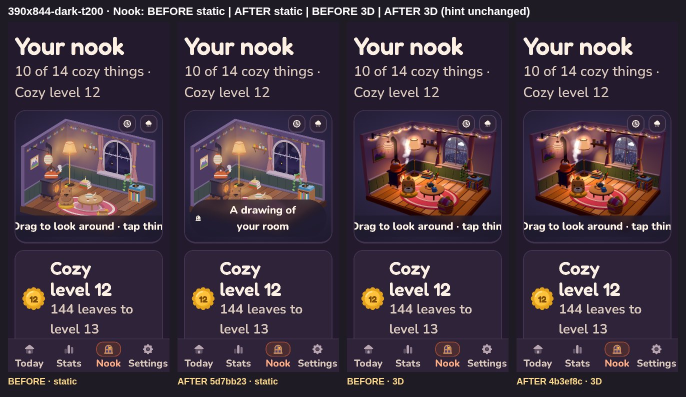
#> input picture kettle/review/product-excellence/contracts/W2/N/sheets/390x844-dark-t200-nook.jpg, 1372 x 794 px, given in place of chai-reading.webp, which was not available (shown at 1/2 size)
$ python fid2.py ../../../../W2/N/sheets
#> lines starting #> are read from the running program, lines starting #| are printed output that depends on the picture; pictures that were not available may be replaced by others from this repository, and a replacement may not be noted
import sys, numpy as np
from PIL import Image
S=sys.argv[1]; M='/home/user/Vibei/kettle/art-src/chai/2d-v2'; CREAM=(254,249,240)
mink={'reading':(49,60,938,1453),'sipping':(52,54,932,1479),'cheering':(16,69,965,1428)}
def box(a,thr=8):
    ys,xs=np.where(a>thr); return xs.min(),ys.min(),xs.max()+1,ys.max()+1
for p in mink:
    n=Image.open(f'{S}/new/chai-{p}.webp').convert('RGBA'); W,H=n.size; a=np.asarray(n)[...,3]
#> after `W, H = n.size`: W = 1372; H = 794
#> after `a = np.asarray(n)[..., 3]`: a: shape (794, 1372); every value is 255
    x0,y0,x1,y1=box(a)
#> x0 = 0; y0 = 0; x1 = 1372; y1 = 794
    m=Image.open(f'{M}/chai-{p}.png').convert('RGB').crop(mink[p]).resize((x1-x0,y1-y0),Image.LANCZOS)  # uniform within 0.5%
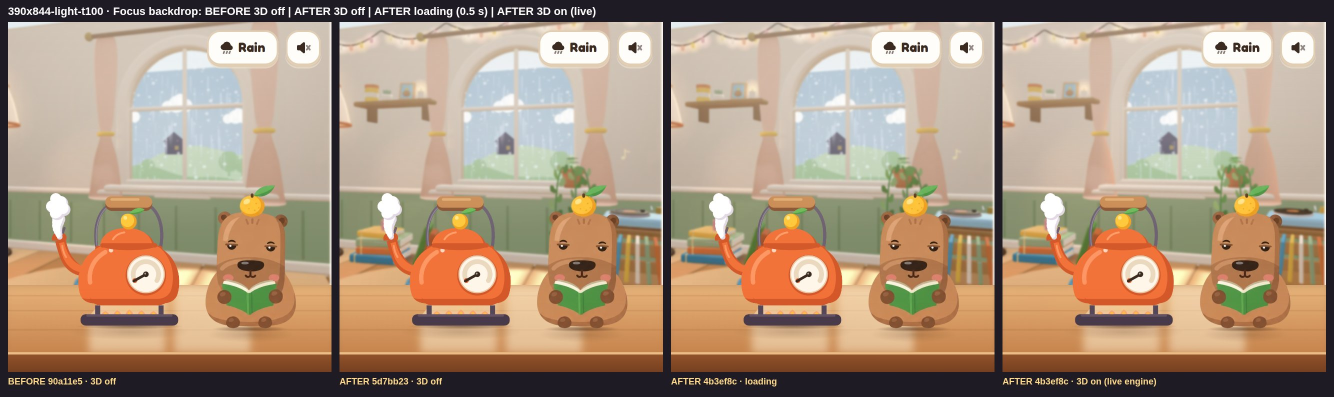
#> input picture kettle/review/product-excellence/contracts/W2/N/sheets/390x844-light-t100-focus-backdrop.jpg, 2668 x 794 px, given in place of chai-reading.png, which was not available (shown at 1/2 size)
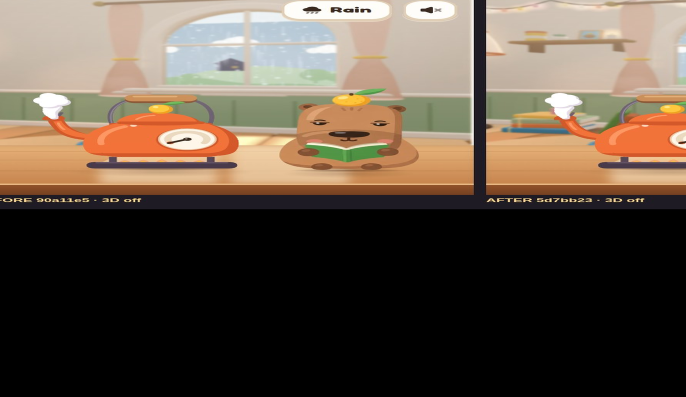
#> m: PIL image 1372x794 RGB (shown at 1/2 size); mean R, G, B 95.5, 81.5, 68.2
    ref=Image.new('RGB',(W,H),CREAM); ref.paste(m,(x0,y0))
#> after `ref = Image.new('RGB', (W, H), CREAM)`:
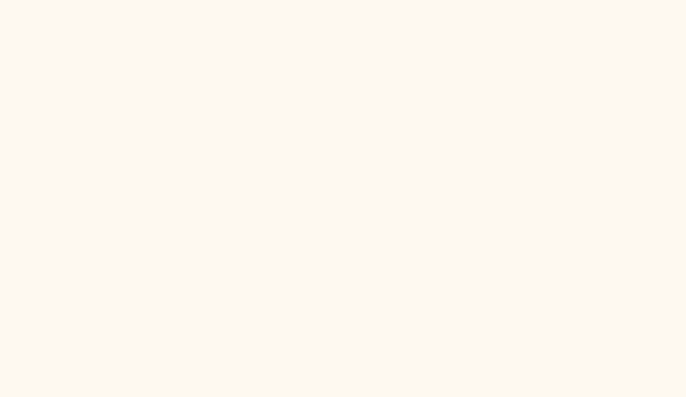
#> ref: PIL image 1372x794 RGB (shown at 1/2 size); mean R, G, B 254, 249, 240
    on=Image.new('RGBA',(W,H),CREAM+(255,)); on.alpha_composite(n); on=on.convert('RGB')
#> further down, on is the input picture: PIL image 1372x794 RGB; mean R, G, B 64.4, 50.4, 63.4
    d=np.abs(np.asarray(on,float)-np.asarray(ref,float)).max(-1); inside=a==255
#> after `d = np.abs(np.asarray(on, float) - np.asarray(ref, float)).max(-1)`:
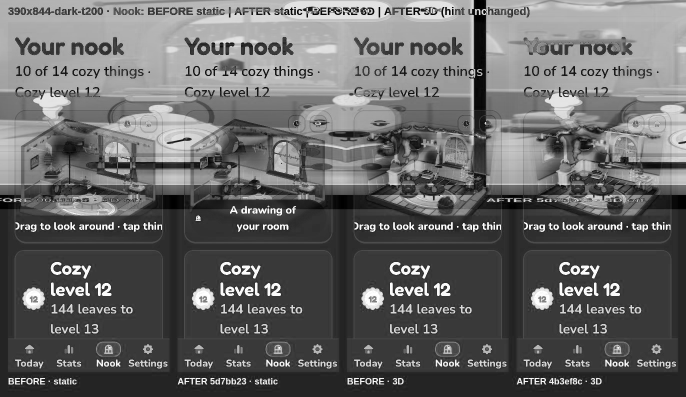
#> d: shape (794, 1372) float64 (shown at 1/2 size); min 0, max 255, mean 102.5
#> after `inside = a == 255`: inside: shape (794, 1372) bool; every value is 1
    print(f'{p}: interior mean {d[inside].mean():.2f}/255, p99.9 {np.percentile(d[inside],99.9):.1f}, px>40 {(d>40).sum()}  file {W}x{H} ink {x0},{y0},{x1},{y1} margins L{x0} R{W-x1} T{y0} B{H-y1}')
#| reading: interior mean 102.49/255, p99.9 255.0, px>40 948589  file 1372x794 ink 0,0,1372,794 margins L0 R0 T0 B0
    Image.fromarray(np.clip(d*4,0,255).astype(np.uint8)).save(f'{S}/out/diff-{p}.png')
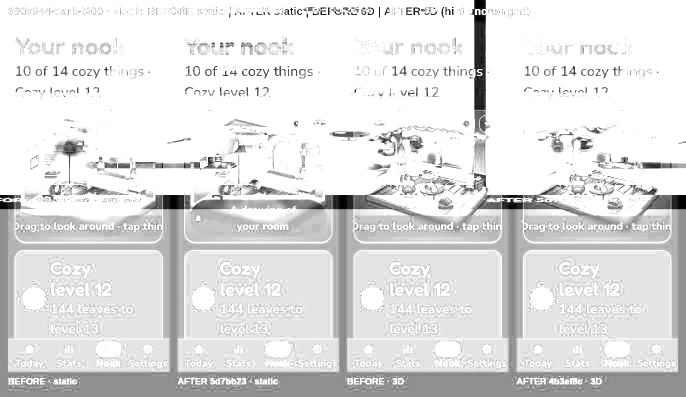
#> saved as diff-reading.png: PIL image 1372x794 L (shown at 1/2 size); min 0, max 255, mean 224.2
#> (the run stopped early here; a loop or call above may not have finished)
